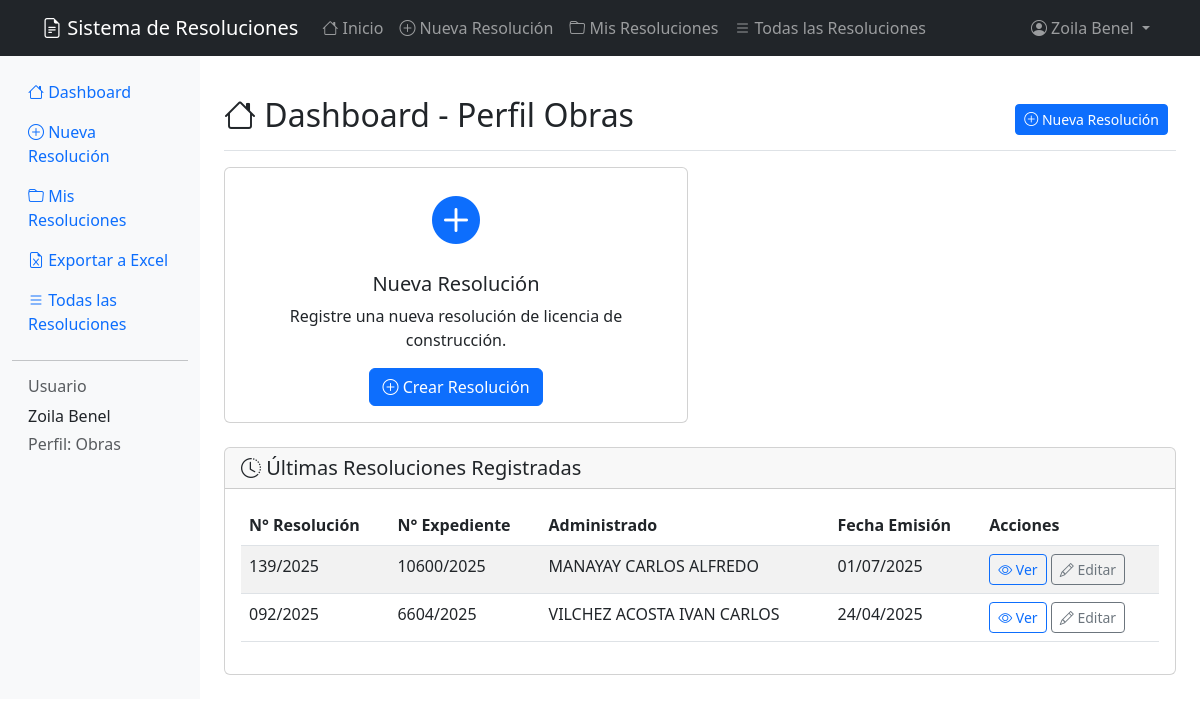
Screenshot of / (signed in) with the database file from the repository.
### resoluciones/models.py (models this page shows, shortened)
class Resolucion(models.Model):
    num_resolucion = models.CharField("N° Resolución", max_length=50, unique=True)
    num_expediente = models.CharField("N° Expediente", max_length=50, unique=True)
    num_recibo = models.CharField("N° Recibo", max_length=50, blank=True)
    fecha_emision = models.DateField()
    fecha_vencimiento = models.DateField()
    administrado = models.CharField(max_length=100)
    propietario = models.BooleanField(default=True)
    nombre_licencia = models.ForeignKey(LicenciaUso, on_delete=models.PROTECT)
    direccion = models.CharField(max_length=300, blank=True, default='')
    calle = models.CharField(max_length=200, blank=True, default='')
    usuario = models.ForeignKey(User, on_delete=models.CASCADE, related_name='resoluciones')
    class Meta:
        verbose_name = "Resolución"
        verbose_name_plural = "Resoluciones"
        ordering = ['-fecha_emision']

### resoluciones/views.py (the view)
# urls.py: path('', views.dashboard, name='dashboard'),
@login_required
def dashboard(request):
    user_groups = [group.name for group in request.user.groups.all()]
    if 'Obras' in user_groups:
        return render(request, 'resoluciones/dashboard_obras.html')
    elif 'Fiscalización' in user_groups:
        return redirect('lista_resoluciones')
    else:
        messages.warning(request, 'No tiene permisos asignados. Contacte al administrador.')
        return render(request, 'resoluciones/dashboard_obras.html')

### resoluciones/templates/resoluciones/dashboard_obras.html (shortened to what this page needs)
{% extends 'resoluciones/base.html' %}
{% block content %}
<div class="d-flex justify-content-between flex-wrap flex-md-nowrap align-items-center pt-3 pb-2 mb-3 border-bottom">
    <h1 class="h2">
        <i class="bi bi-house"></i> Dashboard - Perfil Obras
    </h1>
    <div class="btn-toolbar mb-2 mb-md-0">
        <div class="btn-group me-2">
            <a href="{% url 'crear_resolucion' %}" class="btn btn-sm btn-primary">
                <i class="bi bi-plus-circle"></i> Nueva Resolución
            </a>
        </div>
    </div>
</div>
<div class="row">
    <div class="col-md-6 mb-4">
        <div class="card">
            <div class="card-body text-center">
                <i class="bi bi-plus-circle-fill text-primary" style="font-size: 3rem;"></i>
                <h5 class="card-title mt-3">Nueva Resolución</h5>
                <p class="card-text">Registre una nueva resolución de licencia de construcción.</p>
                <a href="{% url 'crear_resolucion' %}" class="btn btn-primary">
                    <i class="bi bi-plus-circle"></i> Crear Resolución
                </a>
            </div>
        </div>
    </div>
</div>
<div class="row">
    <div class="col-12">
        <div class="card">
            <div class="card-header">
                <h5 class="mb-0">
                    <i class="bi bi-clock-history"></i> Últimas Resoluciones Registradas
                </h5>
            </div>
            <div class="card-body">
                {% if user.resoluciones.all %}
                    <div class="table-responsive">
                        <table class="table table-striped">
                            <thead>
                                <tr>
                                    <th>N° Resolución</th>
                                    <th>N° Expediente</th>
                                    <th>Administrado</th>
                                    <th>Fecha Emisión</th>
                                    <th>Acciones</th>
                                </tr>
                            </thead>
                            <tbody>
                                {% for resolucion in user.resoluciones.all|slice:":5" %}
                                <tr>
                                    <td>{{ resolucion.num_resolucion }}</td>
                                    <td>{{ resolucion.num_expediente }}</td>
                                    <td>{{ resolucion.administrado }}</td>
                                    <td>{{ resolucion.fecha_emision|date:"d/m/Y" }}</td>
                                    <td>
                                        <a href="{% url 'detalle_resolucion' resolucion.pk %}"
                                           class="btn btn-sm btn-outline-primary">
                                            <i class="bi bi-eye"></i> Ver
                                        </a>
                                        <a href="{% url 'editar_resolucion' resolucion.pk %}"
                                           class="btn btn-sm btn-outline-secondary">
                                            <i class="bi bi-pencil"></i> Editar
                                        </a>
                                    </td>
                                </tr>
                                {% endfor %}
                            </tbody>
                        </table>
                    </div>
                {% endif %}
            </div>
        </div>
    </div>
</div>
{% endblock %}

### resoluciones/templates/resoluciones/base.html (shortened to what this page needs)
<!DOCTYPE html>
<html lang="es">
<head>
    <link href="https://cdn.jsdelivr.net/npm/bootstrap@5.3.0/dist/css/bootstrap.min.css" rel="stylesheet">
    <link href="https://cdn.jsdelivr.net/npm/bootstrap-icons@1.7.2/font/bootstrap-icons.css" rel="stylesheet">
    <link rel="stylesheet" href="https://cdn.jsdelivr.net/npm/flatpickr/dist/flatpickr.min.css">
</head>
<body>
    <nav class="navbar navbar-expand-lg navbar-dark bg-dark">
        <div class="container">
            <a class="navbar-brand" href="{% url 'dashboard' %}">
                <i class="bi bi-file-earmark-text"></i> Sistema de Resoluciones
            </a>
            <div class="collapse navbar-collapse" id="navbarNav">
                <ul class="navbar-nav me-auto">
                    {% if user.is_authenticated %}
                        <li class="nav-item">
                            <a class="nav-link" href="{% url 'dashboard' %}">
                                <i class="bi bi-house"></i> Inicio
                            </a>
                        </li>
                        {% for group in user.groups.all %}
                            {% if group.name == 'Obras' %}
                                <li class="nav-item">
                                    <a class="nav-link" href="{% url 'crear_resolucion' %}">
                                        <i class="bi bi-plus-circle"></i> Nueva Resolución
                                    </a>
                                </li>
                                <li class="nav-item">
                                    <a class="nav-link" href="{% url 'mis_resoluciones' %}">
                                        <i class="bi bi-folder"></i> Mis Resoluciones
                                    </a>
                                </li>
                            {% endif %}
                        {% endfor %}
                        <li class="nav-item">
                            <a class="nav-link" href="{% url 'lista_resoluciones' %}">
                                <i class="bi bi-list"></i> Todas las Resoluciones
                            </a>
                        </li>
                    {% endif %}
                </ul>
                <ul class="navbar-nav">
                    {% if user.is_authenticated %}
                        <li class="nav-item dropdown">
                            <a class="nav-link dropdown-toggle" href="#" role="button" data-bs-toggle="dropdown">
                                <i class="bi bi-person-circle"></i> {{ user.get_full_name|default:user.username }}
                            </a>
                        </li>
                    {% endif %}
                </ul>
            </div>
        </div>
    </nav>
    <div class="container-fluid">
        <div class="row">
            {% if user.is_authenticated %}
                {% include 'resoluciones/includes/sidebar.html' %}
            {% endif %}
            <main class="{% if user.is_authenticated %}col-md-9 ms-sm-auto col-lg-10{% else %}col-12{% endif %} px-md-4">
                <div class="py-4">
                    {% block content %}{% endblock %}
                </div>
            </main>
        </div>
    </div>
</body>
</html>

### resoluciones/templates/resoluciones/includes/sidebar.html (shortened to what this page needs)
<nav class="col-md-3 col-lg-2 d-md-block bg-light sidebar">
    <div class="position-sticky pt-3">
        <ul class="nav flex-column">
            <li class="nav-item">
                <a class="nav-link active" href="{% url 'dashboard' %}">
                    <i class="bi bi-house"></i> Dashboard
                </a>
            </li>
            {% for group in user.groups.all %}
                {% if group.name == 'Obras' %}
                    <li class="nav-item">
                        <a class="nav-link" href="{% url 'crear_resolucion' %}">
                            <i class="bi bi-plus-circle"></i> Nueva Resolución
                        </a>
                    </li>
                    <li class="nav-item">
                        <a class="nav-link" href="{% url 'mis_resoluciones' %}">
                            <i class="bi bi-folder"></i> Mis Resoluciones
                        </a>
                    </li>
                    <li class="nav-item">
                        <a class="nav-link" href="{% url 'exportar_excel' %}">
                            <i class="bi bi-file-earmark-excel"></i> Exportar a Excel
                        </a>
                    </li>
                {% endif %}
            {% endfor %}
            <li class="nav-item">
                <a class="nav-link" href="{% url 'lista_resoluciones' %}">
                    <i class="bi bi-list"></i> Todas las Resoluciones
                </a>
            </li>
        </ul>
        <hr>
        <div class="px-3">
            <h6 class="sidebar-heading d-flex justify-content-between align-items-center text-muted">
                <span>Usuario</span>
            </h6>
            <p class="text-sm mb-1">{{ user.get_full_name|default:user.username }}</p>
            <p class="text-xs text-muted mb-0">
                Perfil:
                {% for group in user.groups.all %}
                    {{ group.name }}{% if not forloop.last %}, {% endif %}
                {% empty %}
                    Sin asignar
                {% endfor %}
            </p>
        </div>
    </div>
</nav>

### rows the page displays
Resolucion: num_resolucion "139/2025", num_expediente "10600/2025", administrado "MANAYAY CARLOS ALFREDO", fecha_emision "01/07/2025"
Resolucion: num_resolucion "092/2025", num_expediente "6604/2025", administrado "VILCHEZ ACOSTA IVAN CARLOS", fecha_emision "24/04/2025"

### other values shown
{{ user.get_full_name|default:user.username }} "Zoila Benel"
{{ group.name }} "Obras"
